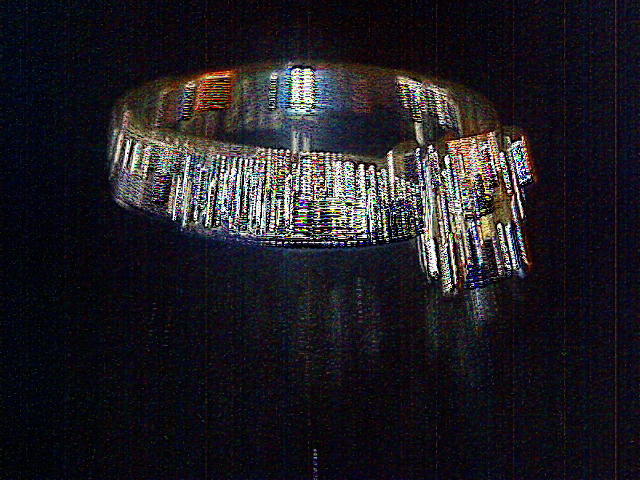
#> input picture GUI_image_capture/ImageJ_merged_50steps_5mm.png, 640 x 480 px
$ python -i FocusStack.py   (imports and definitions only)   (Python 2 division)   (older library calls are emulated)
#> lines starting #> are read from the running program, lines starting #| are printed output that depends on the picture
"""

Simple Focus Stacker

    Author:     Charles McGuinness (charles@mcguinness.us)
    Copyright:  Copyright 2015 Charles McGuinness
    License:    Apache License 2.0


This code will take a series of images and merge them so that each
pixel is taken from the image with the sharpest focus at that location.

The logic is roughly the following:

1.  Align the images.  Changing the focus on a lens, even
    if the camera remains fixed, causes a mild zooming on the images.
    We need to correct the images so they line up perfectly on top
    of each other.

2.  Perform a gaussian blur on all images

3.  Compute the laplacian on the blurred image to generate a gradient map

4.  Create a blank output image with the same size as the original input
    images

4.  For each pixel [x,y] in the output image, copy the pixel [x,y] from
    the input image which has the largest gradient [x,y]


This algorithm was inspired by the high-level description given at

http://stackoverflow.com/questions/15911783/what-are-some-common-focus-stacking-algorithms

"""

import numpy as np
import cv2

def findHomography(image_1_kp, image_2_kp, matches):
    image_1_points = np.zeros((len(matches), 1, 2), dtype=np.float32)
    image_2_points = np.zeros((len(matches), 1, 2), dtype=np.float32)

    for i in range(0,len(matches)):
        image_1_points[i] = image_1_kp[matches[i].queryIdx].pt
        image_2_points[i] = image_2_kp[matches[i].trainIdx].pt


    homography, mask = cv2.findHomography(image_1_points, image_2_points, cv2.RANSAC, ransacReprojThreshold=2.0)

    return homography


#
#   Align the images so they overlap properly...
#
#
def align_images(images):

    #   SIFT generally produces better results, but it is not FOSS, so chose the feature detector
    #   that suits the needs of your project.  ORB does OK
    use_sift = False

    outimages = []

    if use_sift:
        detector = cv2.SIFT()
    else:
        detector = cv2.ORB(1000)

    #   We assume that image 0 is the "base" image and align everything to it
    print "Detecting features of base image"
    outimages.append(images[0])
    image1gray = cv2.cvtColor(images[0],cv2.COLOR_BGR2GRAY)
    image_1_kp, image_1_desc = detector.detectAndCompute(image1gray, None)

    for i in range(1,len(images)):
        print "Aligning image {}".format(i)
        image_i_kp, image_i_desc = detector.detectAndCompute(images[i], None)

        if use_sift:
            bf = cv2.BFMatcher()
            # This returns the top two matches for each feature point (list of list)
            pairMatches = bf.knnMatch(image_i_desc,image_1_desc, k=2)
            rawMatches = []
            for m,n in pairMatches:
                if m.distance < 0.7*n.distance:
                    rawMatches.append(m)
        else:
            bf = cv2.BFMatcher(cv2.NORM_HAMMING, crossCheck=True)
            rawMatches = bf.match(image_i_desc, image_1_desc)

        sortMatches = sorted(rawMatches, key=lambda x: x.distance)
        matches = sortMatches[0:128]


        hom = findHomography(image_i_kp, image_1_kp, matches)
        newimage = cv2.warpPerspective(images[i], hom, (images[i].shape[1], images[i].shape[0]), flags=cv2.INTER_LINEAR)

        outimages.append(newimage)
        # If you find that there's a large amount of ghosting, it may be because one or more of the input
        # images gets misaligned.  Outputting the aligned images may help diagnose that.
        # cv2.imwrite("aligned{}.png".format(i), newimage)


    return outimages

#
#   Compute the gradient map of the image
def doLap(image):

    # YOU SHOULD TUNE THESE VALUES TO SUIT YOUR NEEDS
    kernel_size = 5        # Size of the laplacian window
    blur_size = 5           # How big of a kernal to use for the gaussian blur
                            # Generally, keeping these two values the same or very close works well
                            # Also, odd numbers, please...

    blurred = cv2.GaussianBlur(image, (blur_size,blur_size), 0)
    return cv2.Laplacian(blurred, cv2.CV_64F, ksize=kernel_size)

#
#   This routine finds the points of best focus in all images and produces a merged result...
#
def focus_stack(unimages):
    images = align_images(unimages)

    print "Computing the laplacian of the blurred images"
    laps = []
    for i in range(len(images)):
        print "Lap {}".format(i)
        laps.append(doLap(cv2.cvtColor(images[i],cv2.COLOR_BGR2GRAY)))

    laps = np.asarray(laps)
    print "Shape of array of laplacians = {}".format(laps.shape)

    output = np.zeros(shape=images[0].shape, dtype=images[0].dtype)

    for y in range(0,images[0].shape[0]):
        for x in range(0, images[0].shape[1]):
            yxlaps = abs(laps[:, y, x])
            index = (np.where(yxlaps == max(yxlaps)))[0][0]
            output[y,x] = images[index][y,x]

    return  output

>>> import cv2
>>> picture = cv2.imread('ImageJ_merged_50steps_5mm.png', cv2.IMREAD_GRAYSCALE)
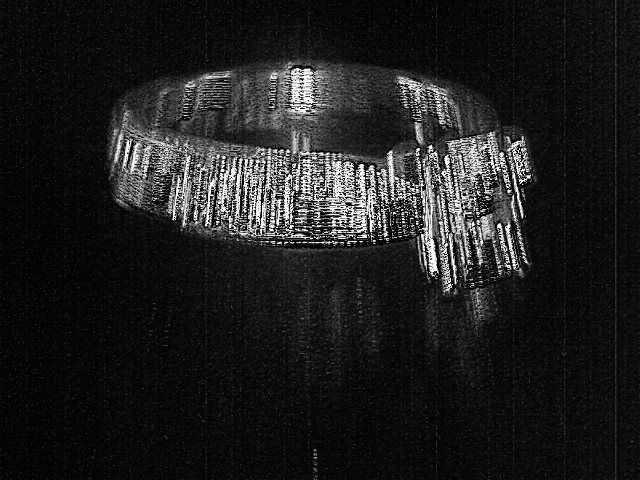
#> picture: shape (480, 640); min 0, max 255, mean 30.7
#> (the run stopped early here; a loop or call above may not have finished)
